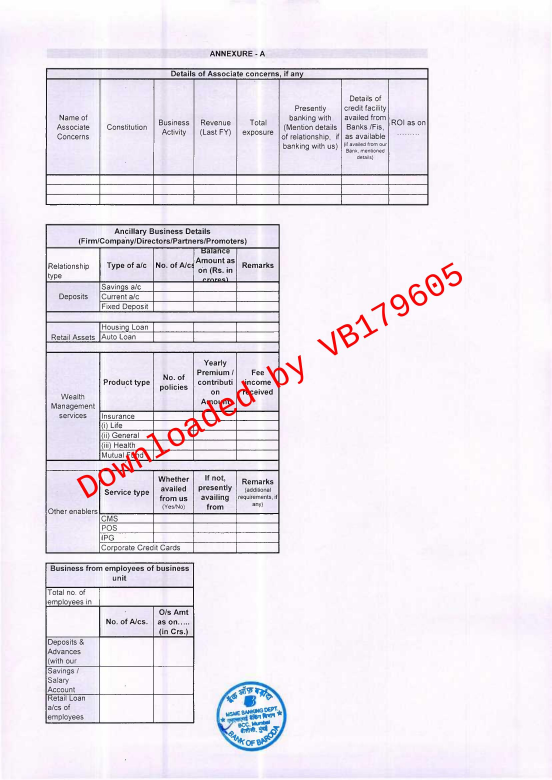
#> input picture BCC_BR_115_4341.jpg, 1656 x 2339 px (shown at 1/3 size)
$ python -i figureDetection.py   (imports and definitions only)
#> lines starting #> are read from the running program, lines starting #| are printed output that depends on the picture; after the words box and inside, x2 and y2 are one past the last pixel; in counts of white or black regions, pixels touching at a corner belong together
# import layoutparser as lp
import cv2
import numpy as np
from keras.models import Sequential, model_from_json

from utility.config import *

# IOU
# [63 lines left out: functions calculate_intersection_area, has_overlap, has_overlap_lp, iou, not called in this run]

# LAYOUT PARSER DETECTED TABLES
# def get_lp_objs(file):
#     image = cv2.imread(file)
#     image = image[..., ::-1]
#     result = []

#     # Model 2. Tables - TableBank
#     tb_model = lp.Detectron2LayoutModel(
#         config_path="lp://TableBank/faster_rcnn_R_101_FPN_3x/config",
#         # extra_config=["MODEL.ROI_HEADS.SCORE_THRESH_TEST", 0.8],
#         label_map={0: "Table"},
#     )
#     layout = tb_model.detect(image)
#     # lp.draw_box(image,layout,show_element_type=True)
#     # tb_blocks = lp.Layout([b for b in layout if b.type == 'Table'])
#     print("table_blocks:", end=" ")
#     for blocks in layout:
#         print(blocks, end=" , ")
#         if blocks.type == "Table":
#             result.append(
#                 [
#                     int(blocks.block.x_1),
#                     int(blocks.block.y_1),
#                     int(blocks.block.x_2),
#                     int(blocks.block.y_2),
#                     blocks.type,
#                     int(blocks.block.y_2) - int(blocks.block.y_1),
#                 ]
#             )
#             print(blocks)
#     print()
#     return result

# [2 lines not run here, left out]
# [1 line that did not run here, left out]
# [4 lines not run here, left out]


def get_lpmodel_objs(file, result):
#> called with file = 'BCC_BR_115_4341.jpg', result = 'out.png'
    img = cv2.imread(file)
#> img is the input picture: shape (2339, 1656, 3); mean B, G, R 240.2, 232.2, 238.3
    # result=[]
    gray = cv2.cvtColor(img, cv2.COLOR_BGR2GRAY)
    thresh = cv2.threshold(gray, 0, 255, cv2.THRESH_BINARY_INV + cv2.THRESH_OTSU)[1]
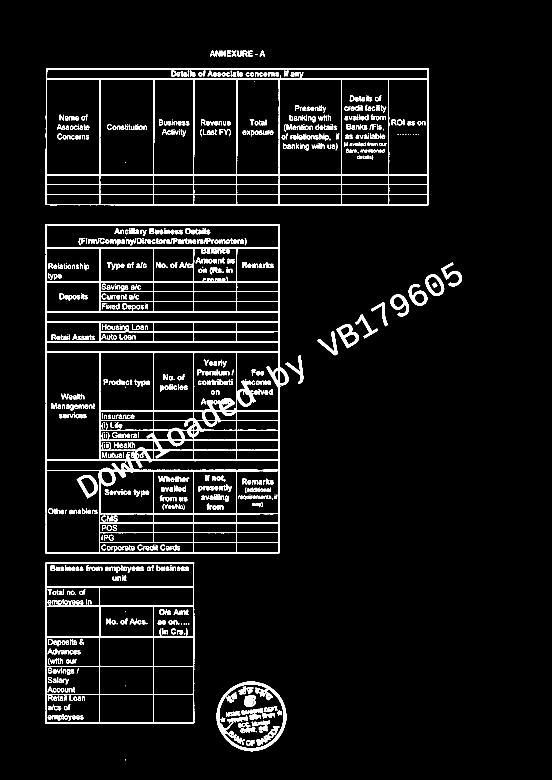
#> thresh: shape (2339, 1656) (shown at 1/3 size); 5.4% white; 1037 white regions (126 under 20 px), largest, box (x1, y1, x2, y2) and area: (136, 672, 866, 1661) 69382, (136, 204, 1286, 617) 32467, (136, 1687, 583, 2171) 15405
    kernel = cv2.getStructuringElement(cv2.MORPH_RECT, (30, 20))
    dilate = cv2.dilate(thresh, kernel, iterations=1)
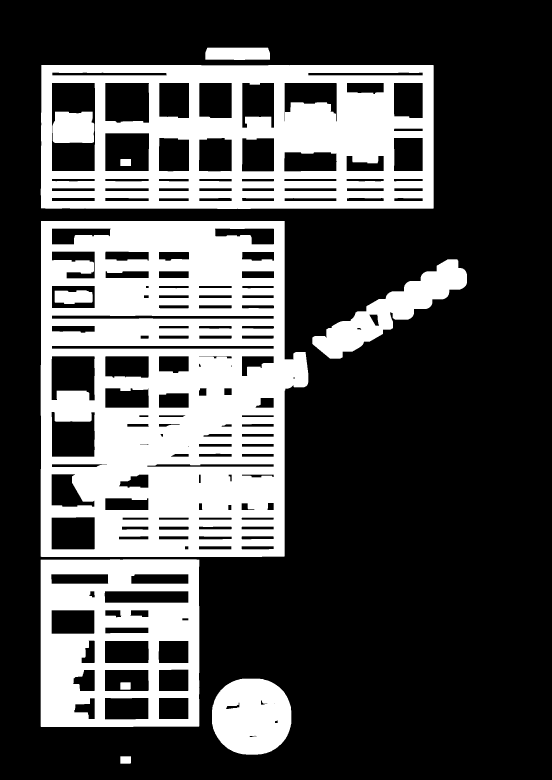
#> dilate: shape (2339, 1656) (shown at 1/3 size); 30.1% white; 11 white regions
    cnts = cv2.findContours(dilate, cv2.RETR_EXTERNAL, cv2.CHAIN_APPROX_SIMPLE)
#> cnts = 7 contours; box (x1, y1, x2, y2) and area: (122, 663, 925, 1671) 742020, (122, 195, 1301, 627) 505823, (122, 1678, 598, 2181) 237872, (636, 2036, 874, 2264) 44292, (937, 778, 1401, 1076) 42092, (616, 143, 810, 180) 6699, (361, 2269, 393, 2291) 650
    cnts = cnts[0] if len(cnts) == 2 else cnts[1]
    cnts = sorted(cnts, key=lambda x: cv2.boundingRect(x)[1])
    for i, c in enumerate(cnts):
        x, y, w, h = cv2.boundingRect(c)
        if h > 40 or w > 100:
            img_crp = img[y : y + h, x : x + w]
            img_crp = cv2.resize(img_crp, (500, 500))
            img_crp = img_crp / 255
            img_crp = img_crp.reshape([1, 500, 500, 3])
            r = np.argmax(lpmodel.predict(img_crp))
            if r == 0 and not any(has_overlap([x, y, x + w, y + h], b) for b in result):
                result.append([x, y, x + w, y + h, "Image", h])
#> this loop made 1 pass
#> (x, y, w, h) on pass 1: (616, 143, 194, 37)
#> pass 1, in get_lpmodel_objs, `img_crp = img[y : y + h, x : x + w]`:
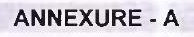
#> img_crp: shape (37, 194, 3); mean B, G, R 207.7, 198.9, 203.6
#> pass 1, in get_lpmodel_objs, `img_crp = cv2.resize(img_crp, (500, 500))`:
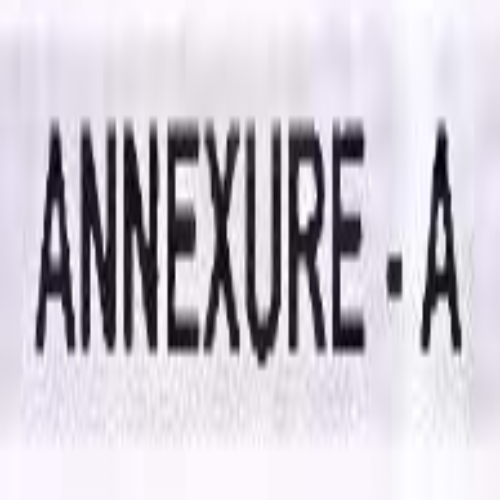
#> img_crp: shape (500, 500, 3); mean B, G, R 207.6, 198.8, 203.6
            # elif r==2 and not any(has_overlap([x,y,x+w,y+h],b) for b in result):
            #   result.append([x,y,x+w,y+h,'Table',h])
    print("Lpmodel Objects: ", end=" ")
    for i in result:
        print(i)
    return result

#> (the run stopped early here; a loop or call above may not have finished)
